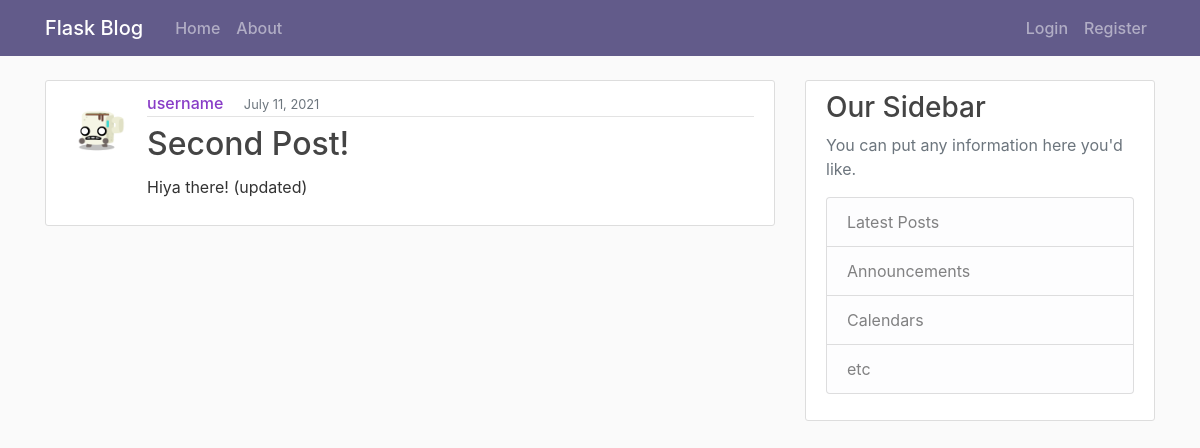
Screenshot of /post/2 with the database file from the repository.
### flaskblog/models.py (models this page shows, shortened)
class User(db.Model, UserMixin):
    id = db.Column(db.Integer, primary_key=True)
    username = db.Column(db.String(20), unique=True, nullable=False)
    email = db.Column(db.String(120), unique=True, nullable=False)
    image_file = db.Column(db.String(20), nullable=False, default='default.jpg')
    password = db.Column(db.String(60), nullable=False)
    posts = db.relationship('Post', backref='author', lazy=True)

class Post(db.Model):
    id = db.Column(db.Integer, primary_key=True)
    title = db.Column(db.String(100), nullable=False)
    date_posted = db.Column(db.DateTime, nullable=False, default=datetime.utcnow)
    content = db.Column(db.Text, nullable=False)
    user_id = db.Column(db.Integer, db.ForeignKey('user.id'), nullable=False)

### flaskblog/posts/routes.py (the view)
@posts.route('/post/<int:post_id>')
def post(post_id):
    post = Post.query.get_or_404(post_id)
    return render_template('post.html',
                           title=post.title,
                           post=post)

### flaskblog/templates/post.html (shortened to what this page needs)
{% extends 'layout.html' %}
{% block content %}
<article class="media content-section">
    <img class="rounded-circle article-img"
        src="{{ url_for('static', filename='profile_pics/' + post.author.image_file) }}"
        alt="author profile image"
    />
        <div class="media-body">
            <div class="article-metadata">
                <a class="mr-3" href="{{ url_for('users.user_posts', username=post.author.username) }}">{{ post.author.username }}</a>
                <small class="text-muted">{{ post.date_posted.strftime('%B %d, %Y') }}</small>
            </div>
            <h2 class="article-title py-1">{{ post.title }}</h2>
            <p class="article-content">{{ post.content }}</p>
        </div>
</article>
{% endblock content %}

### flaskblog/static/css/main.css (style rules this page uses)
body { background: #fafafa; color: #333333; margin-top: 5rem; }
h1, h2, h3, h4, h5, h6 { color: #444444; }
.content-section { background: #fff; padding: 10px 20px; border: 1px solid #dddddd; border-radius: 3px; margin-bottom: 20px; }
.article-title { color: #444444; }
.article-content { white-space: pre-line; }
.article-img { height: 65px; width: 65px; margin-right: 16px; }
.article-metadata { padding-bottom: 1px; margin-bottom: 4px; border-bottom: 1px solid #e3e3e3 }
.article-metadata a { color: #883cc7; font-weight: 500; text-decoration: none; }

### rows the page displays
User: image_file (picture), author.username "username"
Post: date_posted "July 11, 2021", title "Second Post!", content "Hiya there! (updated)"
